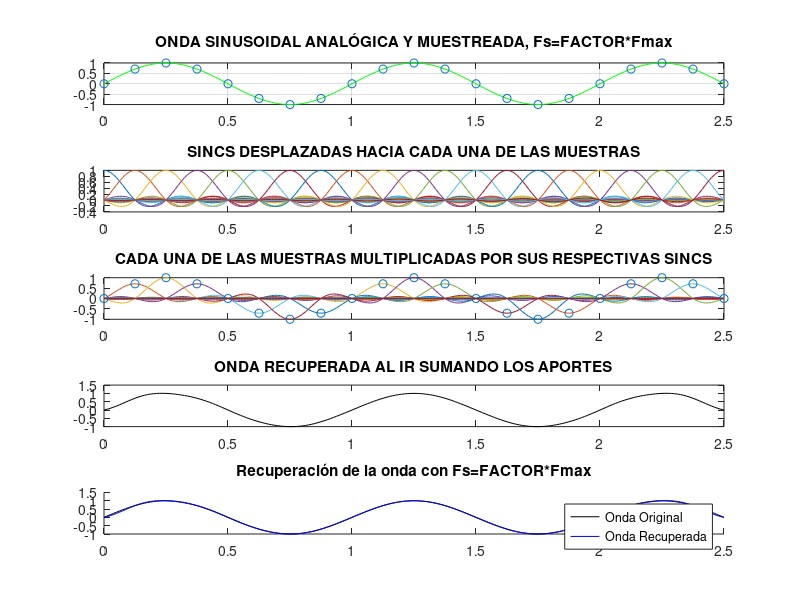

Write the MATLAB code that produced this figure.
%% PRÁCTICA 3.6. Recuperación de señales sinusoidales para distintas tasas de muestreo.

% RECUPERACION DE SEÑAL A PARTIR DE SUS MUESTRAS EN BASE A LA FÓRMULA DE INTERPOLACIÓN:      
clc, close all, clear all
% Datos de la señal:
F=1; % solo hay una componente   
Fmax=1;  %Frecuencia de un 1Hz
%Fs = FACTOR * Fmax
Fs=8*Fmax; 
% Tiempo entre muestras:
Ts=1/Fs; 
%Duración de la señal: 20 muestras
duracion = 20*Ts;
% Vector de tiempo discreto:
tn=0:Ts:duracion; 
% Simulación de la onda analógica:
% Tiempo entre muestras analógicas mucho menor que el tiempo entre muestras discretas:
Ta=Ts/10; 
%Vector de tiempo analógico:
ta=0:Ta:duracion; 
% Simulación de la Señal Analógica:
ya=sin(2*pi*F*ta);   
% Simulación de la Señal muestreada:
yn=sin(2*pi*F*tn);       
 
%Gráfico de onda analógica y la muestreada:
subplot(5,1,1)
plot(ta,ya,'g',tn,yn,'o');
%axis([0 duracion -1 1]);
grid on
title('ONDA SINUSOIDAL ANALÓGICA Y MUESTREADA, Fs=FACTOR*Fmax')
 
% SINCS DESPLAZADAS HACIA LAS MUESTRAS:
for n=0:duracion/Ts % Hay 20 muestras
    SINCS_DESPLAZADAS(n+1,:)=sinc((ta-n*Ts)/Ts);
    subplot(5,1,2)
    plot(ta,SINCS_DESPLAZADAS(1:n+1,:));
    pause(0.1)
    title('SINCS DESPLAZADAS HACIA CADA UNA DE LAS MUESTRAS');
end
 
% (SINCS DESPLAZADAS) * (MUESTRAS RESPECTIVAS):
for n=0:duracion/Ts
    SINCS_DESPLAZADAS_POR_MUESTRAS(n+1,:)=yn(n+1)*sinc((ta-n*Ts)/Ts);
    subplot(5,1,3)
    plot(ta,SINCS_DESPLAZADAS_POR_MUESTRAS(1:n+1,:),tn(1:n+1),yn(1:n+1),'o');
    pause(0.1)
    title('CADA UNA DE LAS MUESTRAS MULTIPLICADAS POR SUS RESPECTIVAS SINCS')
end
 
% SEÑAL RECONSTRUIDA: 
%Senial_reconstruida = sum(SINCS_DESPLAZADAS_POR_MUESTRAS);
for n=0:duracion/Ts
    subplot(5,1,4)
    Senial_reconstruida = sum(SINCS_DESPLAZADAS_POR_MUESTRAS(1:n+1,:));
    plot(ta,Senial_reconstruida,'k')
    title('ONDA RECUPERADA AL IR SUMANDO LOS APORTES')
    pause(0.1)
end
    
% COMPARACIÓN ENTRE LA SEÑAL ORIGINAL Y LA RECUPERADA:
subplot(5,1,5)
hold on
plot(ta,ya,'k');
plot(ta,Senial_reconstruida,'b');
legend('Onda Original','Onda Recuperada');
title('Recuperación de la onda con Fs=FACTOR*Fmax');
 
